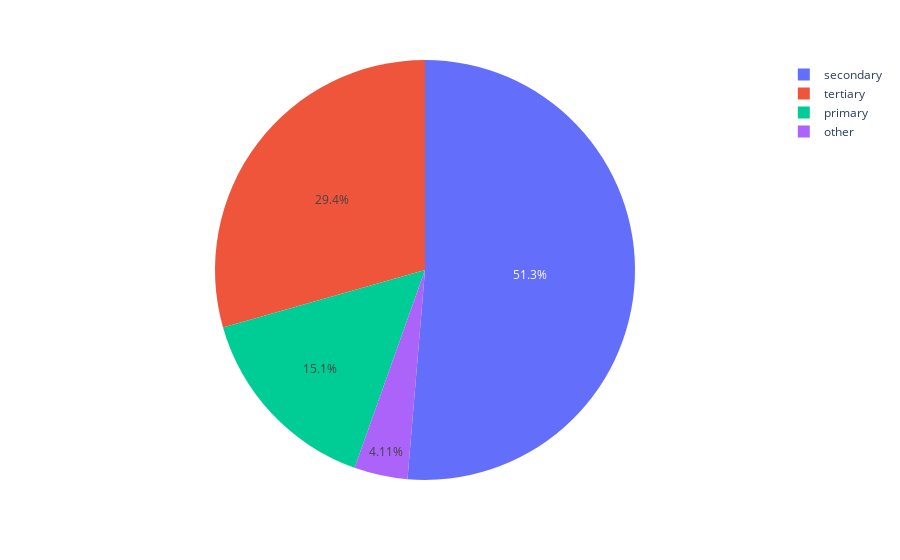

The cell this chart's notebook holds for it:
### Code cell
labels = data['education'].value_counts().index
values = data['education'].value_counts().values

fig = px.pie(values= values, names= labels)
fig.update_traces(textposition='inside')
fig.update_layout(uniformtext_minsize=12, uniformtext_mode='show')
fig.show()

### Figure 1 — Plotly figure (JSON) as saved in the notebook; plotly's stock layout.template omitted (floating-point values rounded to 4 significant figures)
{"data": [{"domain": {"x": [0, 1], "y": [0, 1]}, "hovertemplate": "label=%{label}<br>value=%{value}<extra></extra>", "labels": ["secondary", "tertiary", "primary", "other"], "legendgroup": "", "name": "", "showlegend": true, "textposition": "inside", "type": "pie", "values": [23196, 13291, 6846, 1857]}], "layout": {"legend": {"tracegroupgap": 0}, "margin": {"t": 60}, "uniformtext": {"minsize": 12, "mode": "show"}}}
